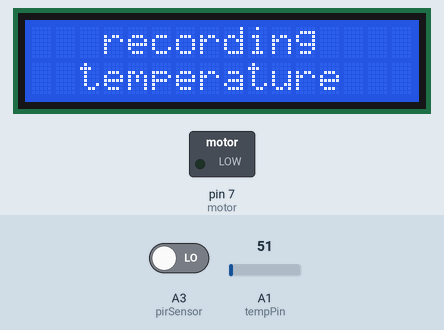
A sketch run on a simulated Arduino Uno, built with avr-gcc and run on an emulated ATmega328P. Parts: 16×2 character LCD, switched loads named in the sketch (green lamp = pin HIGH). The inputs (shaded band) are chosen by the test bench; at power-on: A3 (pirSensor) LOW, A1 (tempPin) = 51.

Above: at 3.2 s.
3.3 s: A3 (pirSensor) driven HIGH
At 9.0 s:
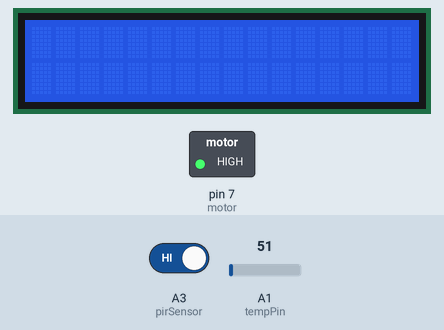
13.5 s: A1 (tempPin) set to 26
At 16.0 s:
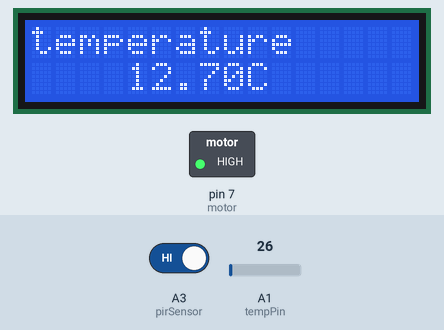
26.6 s: A1 (tempPin) set to 21
At 40.5 s:
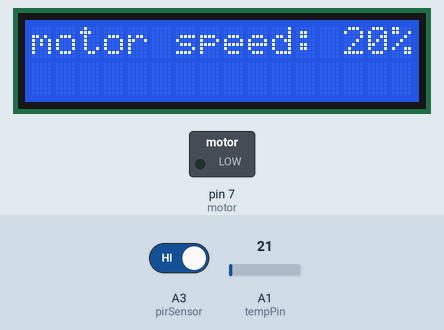
40.6 s: A1 (tempPin) set to 15
At 51.6 s:
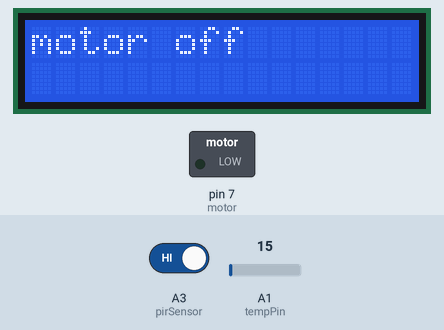
53.6 s: A3 (pirSensor) driven LOW
At 55.8 s:
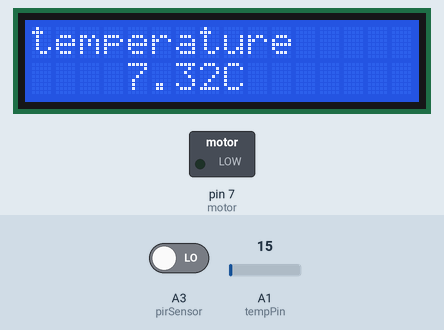
Timing chart, 0 to 57.3 s (numbered marks = the images above; inputs shaded):
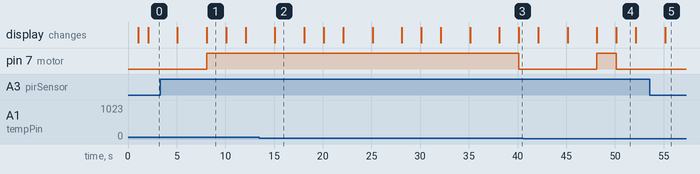

The sketch:

temperature_controlled_motor.ino
```cpp
#include <LiquidCrystal.h>
LiquidCrystal lcd(12,11,5,4,3,2);
float temp;
float tempr;
float tempPin=A1;
int motor =7;
int pirSensor=A3;
int val;
void setup() {
  // put your setup code here, to run once:
  pinMode(motor,OUTPUT);
  pinMode(pirSensor,INPUT);
  pinMode(tempPin,INPUT);

  Serial.begin(9600);

 lcd.begin(16,2);
 lcd.setCursor(1,0);
 lcd.print("jana e-fan");
 delay(1000);
 lcd.clear();
 lcd.setCursor(1,1);
 lcd.print("temp in place");
 delay(1000);
 lcd.clear();


}

void loop() {
  // put your main code here, to run repeatedly:
 lcd.setCursor(3,0);
 lcd.print("recording");
 lcd.setCursor(2,1);
 lcd.print("temperature");
 delay(3000);
 lcd.clear();
 lcd.setCursor(0,2);
 temp=analogRead(tempPin);
 tempr=temp*0.48828125;
 lcd.setCursor(0,0);
 lcd.print("temperature");
 lcd.setCursor(4,1);
 lcd.print(tempr);
 lcd.print("C");
 delay(3000);
 lcd.clear();
 val = digitalRead( pirSensor);   // read sensor value
  if (val == HIGH) {           // check if the sensor is HIGH
    digitalWrite(motor, HIGH);   // turn LED ON
    delay(2000);

 if (temp<20)
 {
  analogWrite(7,0);
  lcd.print("motor off");
  delay(2000);
  lcd.clear();
 }
 else if (temp<22)
 {
  analogWrite(motor,51);
  lcd.print("motor speed: 20%");
  delay(2000);
  lcd.clear();
 }
 else if (temp<25)
 {
  analogWrite(motor,102);
  lcd.print("motor speed:40%");
  delay(2000);
  lcd.clear();
 }
 else if (temp<27)
 {
  analogWrite(motor,154);
  lcd.print("motor speed:60%");
  delay(2000);
  lcd.clear();
 }
 else if (temp<30)
 {
  analogWrite(motor,205);
  lcd.print("motor speed:80%");
  delay(2000);
  lcd.clear();
 }
 else if (temp>30)
 {
  analogWrite(motor,255);
  lcd.print("motor speed:100%");
  delay(2000);
  lcd.clear();
 }
 }

 else{
      digitalWrite(motor, LOW); // turn LED OFF
      delay(2000);
      }
      }
```

Measured:
- the behaviour switches between 25 and 24 on A1 (tempPin) (found by bisection; images 2 and 3)
- after the input at 3.3 s, pin 7 (motor): LOW → HIGH after 4.8 s
- after the input at 26.6 s, pin 7 (motor): HIGH → LOW after 13.5 s
- after the input at 53.6 s, pin 7 (motor): stays LOW (without the input it goes to HIGH after 4.6 s)
- what the display in image 1 shows lasts 2.0 s, from 8.1 s to 10.1 s
- what the display in image 2 shows lasts 3.0 s, from 15.1 s to 18.1 s
